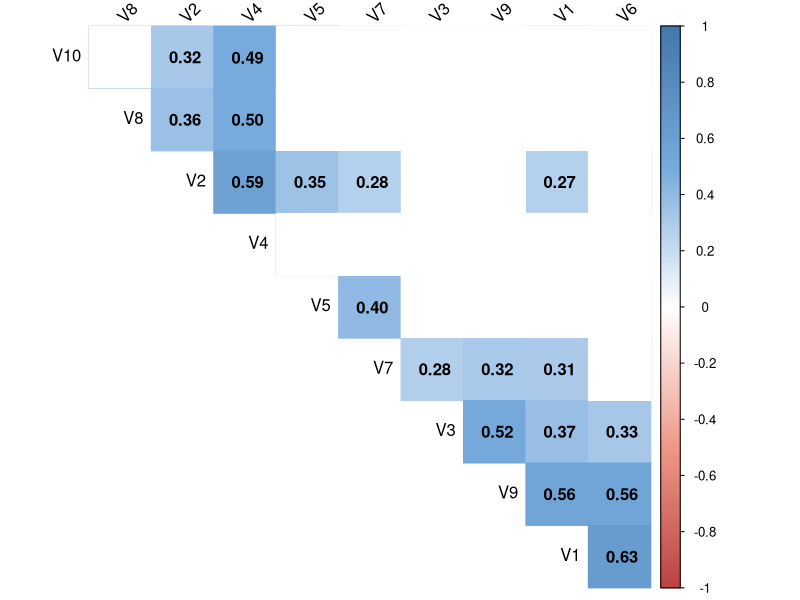
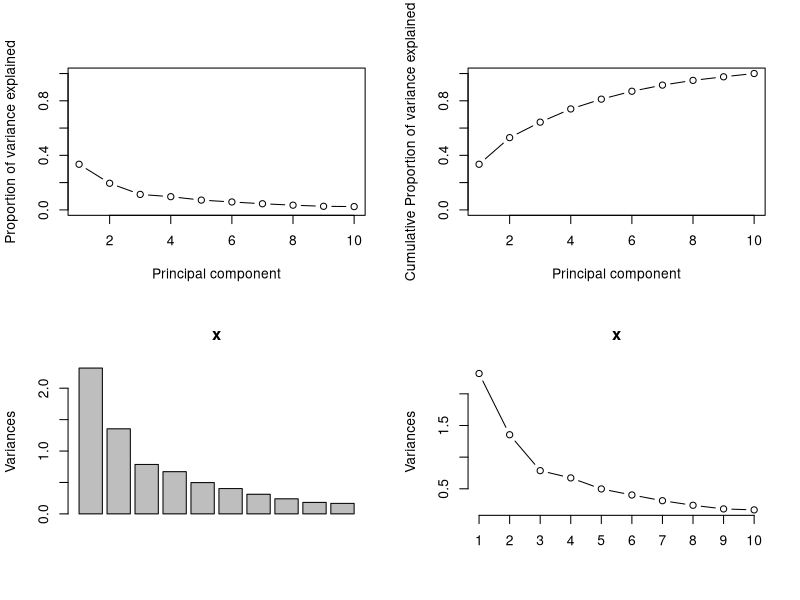
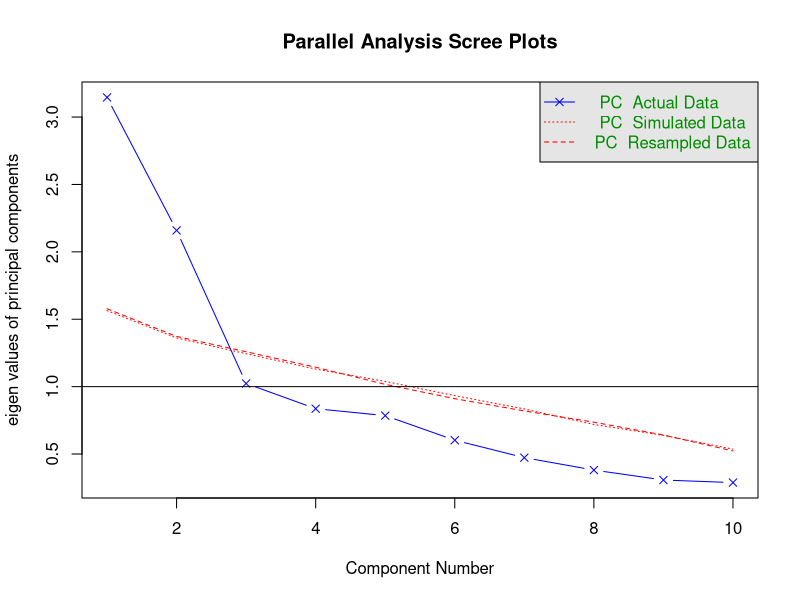

The R source for these figures, in order:
## ---- chunk 1
pcaCharts <- function(x) {
    x.var <- x$sdev ^ 2
    x.pvar <- x.var/sum(x.var)
    print("proportions of variance:")
    print(x.pvar)
    
    par(mfrow=c(2,2))
    plot(x.pvar,xlab="Principal component", ylab="Proportion of variance explained", ylim=c(0,1), type='b')
    plot(cumsum(x.pvar),xlab="Principal component", ylab="Cumulative Proportion of variance explained", ylim=c(0,1), type='b')
    screeplot(x)
    screeplot(x,type="l")
    par(mfrow=c(1,1))
}

# mat : is a matrix of data
# ... : further arguments to pass to the native R cor.test function
cor.mtest <- function(mat, ...) {
    mat <- as.matrix(mat)
    n <- ncol(mat)
    p.mat<- matrix(NA, n, n)
    diag(p.mat) <- 0
    for (i in 1:(n - 1)) {
        for (j in (i + 1):n) {
            tmp <- cor.test(mat[, i], mat[, j], ...)
            p.mat[i, j] <- p.mat[j, i] <- tmp$p.value
        }
    }
  colnames(p.mat) <- rownames(p.mat) <- colnames(mat)
  p.mat
}
## ---- chunk 2
library("knitr")
opts_chunk$set(echo = TRUE, cache=TRUE, message=FALSE, warning = FALSE)
options(width = 100)
library("ggplot2")
library("GGally")
library("dplyr")
## ---- chunk 3
# import data
teachers <- read.csv('hw3(2020).dat', header = FALSE, sep = '')
## ---- chunk 4
# matrix of the p-value of the correlation
p.mat <- cor.mtest(teachers)

col <- colorRampPalette(c("#BB4444", "#EE9988", "#FFFFFF", "#77AADD", "#4477AA"))
corrplot::corrplot(cor(teachers), method="color", col=col(200),
                  type="upper", order="hclust", 
                  addCoef.col = "black", # Add coefficient of correlation
                  tl.col="black", tl.srt=45, #Text label color and rotation
                  # Combine with significance
                  p.mat = p.mat, sig.level = 0.01, insig = "blank",
                  # hide correlation coefficient on the principal diagonal
                  diag=FALSE
                  )
## ---- chunk 5
bartlett <- psych::cortest.bartlett(teachers)
bartlett
## ---- chunk 6
kmo <- psych::KMO(teachers)
kmo
## ---- chunk 7
n <- nrow(teachers)
p <- ncol(teachers)
ratio <- n/p
## ---- chunk 8
 #Principle Component using non-centered, non-scaled datas
teachers_pca <- prcomp(teachers)
names(teachers_pca)
teachers_pca
## ---- chunk 9
summary(teachers_pca)
## ---- chunk 10
pcaCharts(teachers_pca)
## ---- chunk 11
psych::fa.parallel(x = teachers, fa = "pc", nfactors = p)
## ---- chunk 12
pcfa <- psych::fa(r = teachers, nfactors = 2, rotate = "none", fm = "pa")
pcfa_load <- pcfa$loadings[1:p,]
pcfa_com <- pcfa$communality
pcfa_psi <- pcfa$uniquenesses
pcfa_tbl <- cbind(pcfa_load, pcfa_com, pcfa_psi)
pcfa_tbl
pcfa$Vaccounted
## ---- chunk 13
mlm <- psych::fa(teachers, nfactors = 2, rotate = "none", fm="ml")
mlm_load <- mlm$loadings[1:p,]
mlm_com <- mlm$communalities
mlm_psi <- mlm$uniquenesses 
mlm_tbl <- cbind(mlm_load, mlm_com, mlm_psi)
mlm_tbl
mlm$Vaccounted
## ---- chunk 14
mlmv <- psych::fa(teachers, nfactors = 2, rotate = "varimax", fm="ml")
mlmv_load <- mlmv$loadings[1:p,]
mlmv_com <- mlmv$communalities
mlmv_psi <- mlmv$uniquenesses 
mlmv_tbl <- cbind(mlmv_load, mlmv_com, mlmv_psi)
mlmv_tbl
mlmv$Vaccounted
## ---- chunk 15
pcfav <- psych::fa(r = teachers, nfactors = 2, rotate = "varimax", fm="pa")
pcfav_load <- pcfav$loadings[1:p,]
pcfav_com <- pcfav$communality
pcfav_psi <- pcfav$uniquenesses 
pcfav_tbl <- cbind(pcfav_load, pcfav_com, pcfav_psi)
pcfav_tbl
pcfav$Vaccounted
